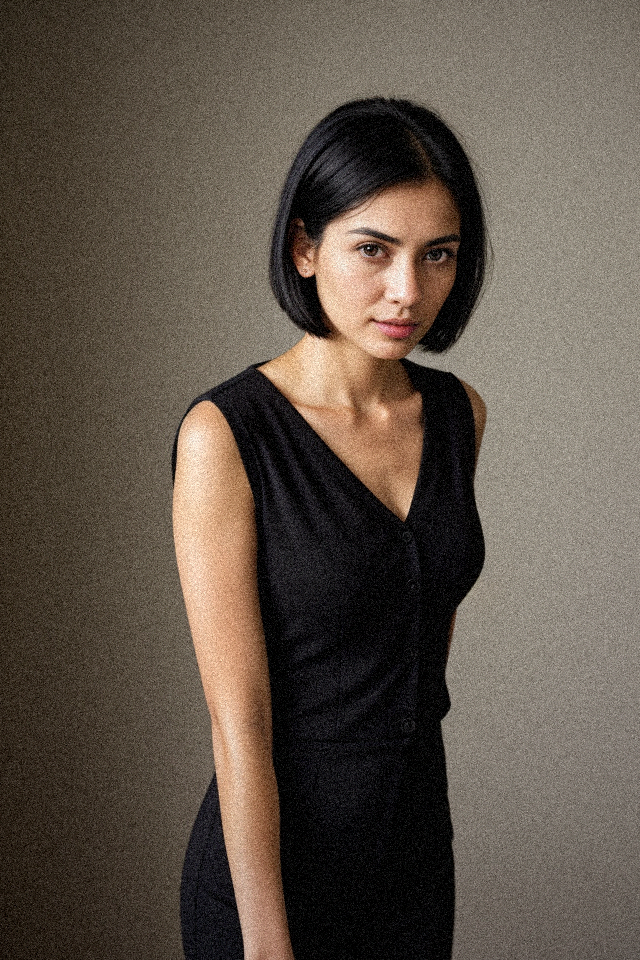
#> input picture img/01_portrait_iris.png, 640 x 960 px
$ python -i face.py   (imports and definitions only)
#> lines starting #> are read from the running program, lines starting #| are printed output that depends on the picture
#> further down, picture is the input picture: PIL image 640x960 RGB; mean R, G, B 94.9, 83.9, 73.1
"""Face detection (OpenCV Haar) — lightweight, no extra downloads."""
import cv2
import numpy as np
from PIL import Image


def detect_face_box(image: Image.Image) -> tuple[int, int, int, int] | None:
    """Return (x, y, w, h) of largest face, or None."""
    arr = np.array(image.convert("RGB"))
    gray = cv2.cvtColor(arr, cv2.COLOR_RGB2GRAY)
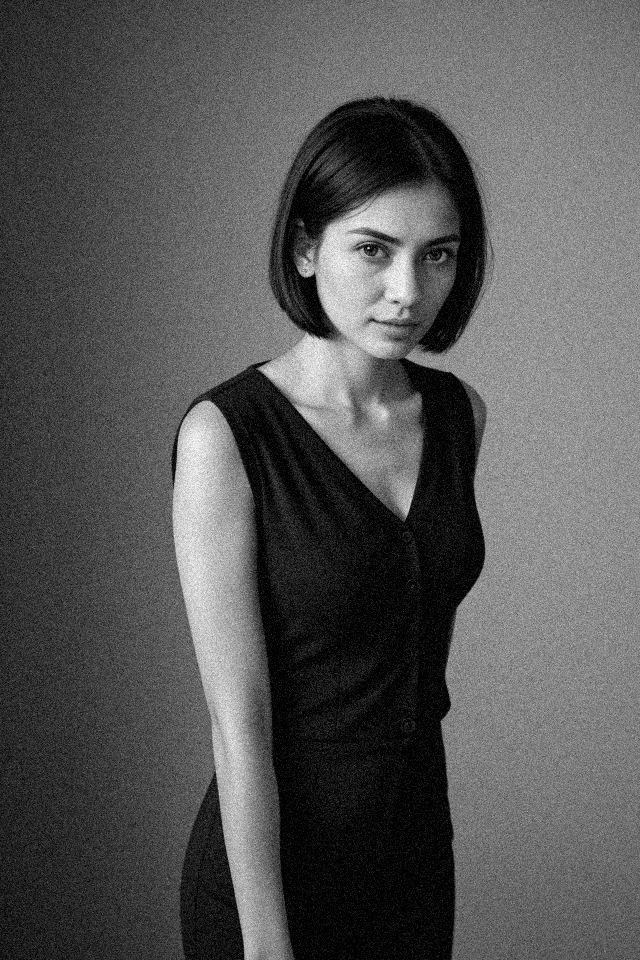
#> gray: shape (960, 640); min 0, max 252, mean 86
    cascade = cv2.CascadeClassifier(
        cv2.data.haarcascades + "haarcascade_frontalface_default.xml"
    )
    faces = cascade.detectMultiScale(
        gray, scaleFactor=1.1, minNeighbors=5, minSize=(60, 60)
    )
#> faces = [[313, 184, 177, 177]]
    if len(faces) == 0:
        return None
    faces = sorted(faces, key=lambda f: f[2] * f[3], reverse=True)
    x, y, w, h = faces[0]
#> x = 313; y = 184; w = 177; h = 177
    return int(x), int(y), int(w), int(h)

>>> from PIL import Image
>>> picture = Image.open('../../../img/01_portrait_iris.png')
>>> result = detect_face_box(picture)
#> result = (313, 184, 177, 177)

$ run again, on img/02_workout_lucas.png
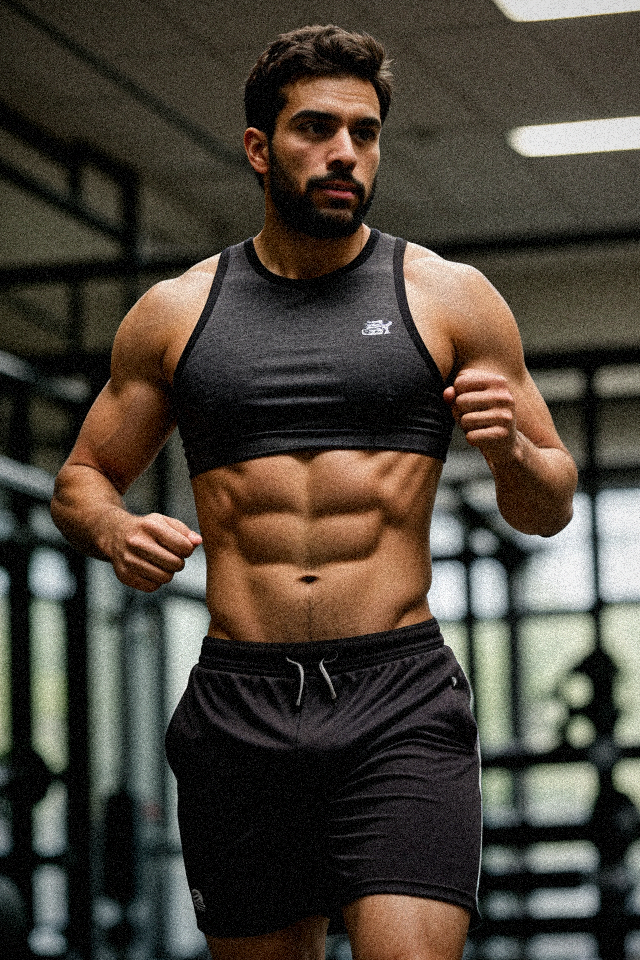
#> input picture img/02_workout_lucas.png, 640 x 960 px
#> picture is the input picture: PIL image 640x960 RGB; mean R, G, B 73.8, 66.7, 57
#> in detect_face_box, `gray = cv2.cvtColor(arr, cv2.COLOR_RGB2GRAY)`:
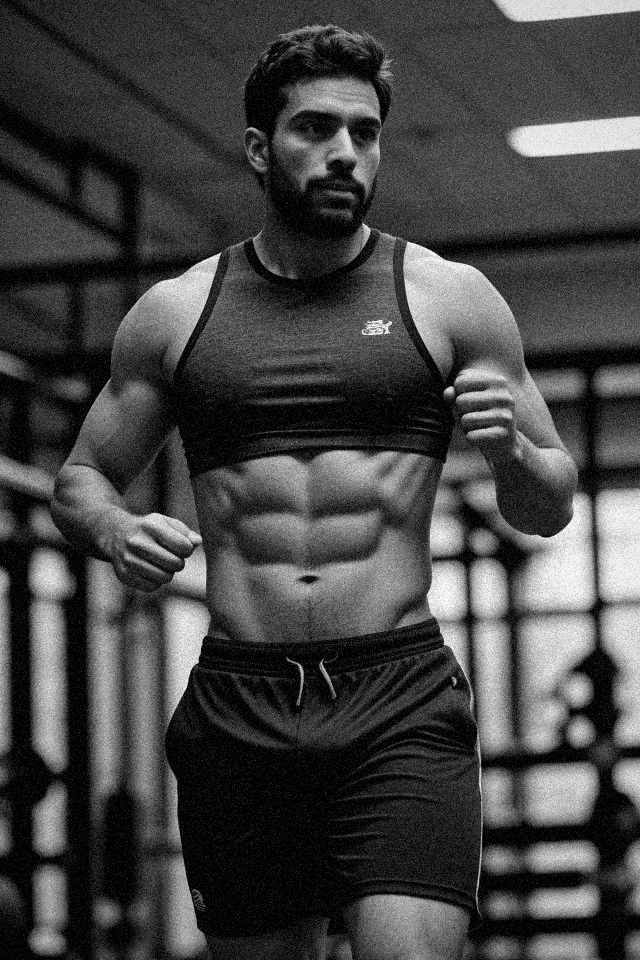
#> gray: shape (960, 640); min 0, max 253, mean 67.7
#> faces = [[263, 71, 154, 154]]
#> x = 263; y = 71; w = 154
#> result = (263, 71, 154, 154)

$ run again, on img/03_beach_sofia.png
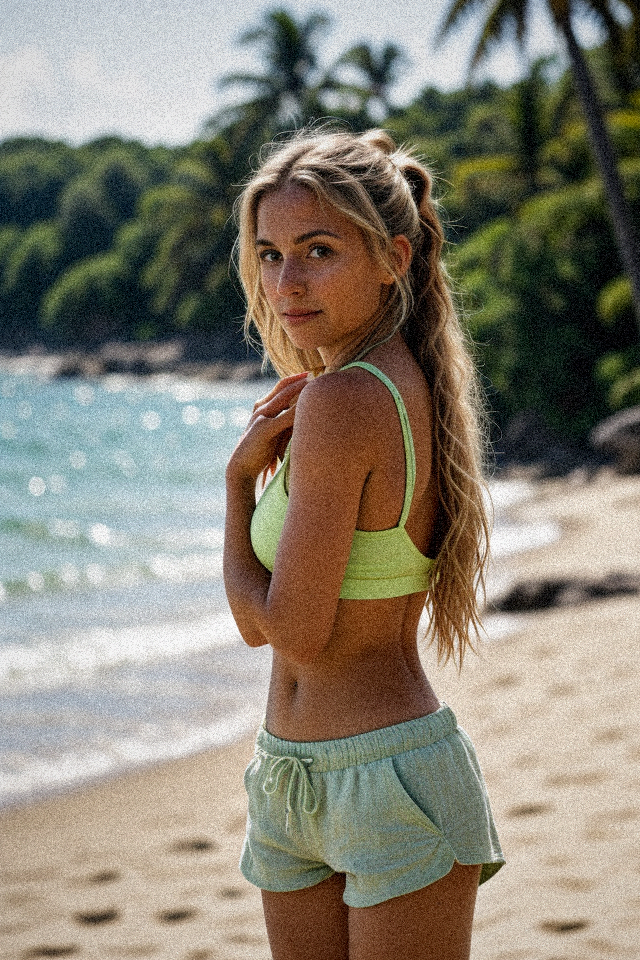
#> input picture img/03_beach_sofia.png, 640 x 960 px
#> picture is the input picture: PIL image 640x960 RGB; mean R, G, B 135.7, 129.9, 116.6
#> in detect_face_box, `gray = cv2.cvtColor(arr, cv2.COLOR_RGB2GRAY)`:
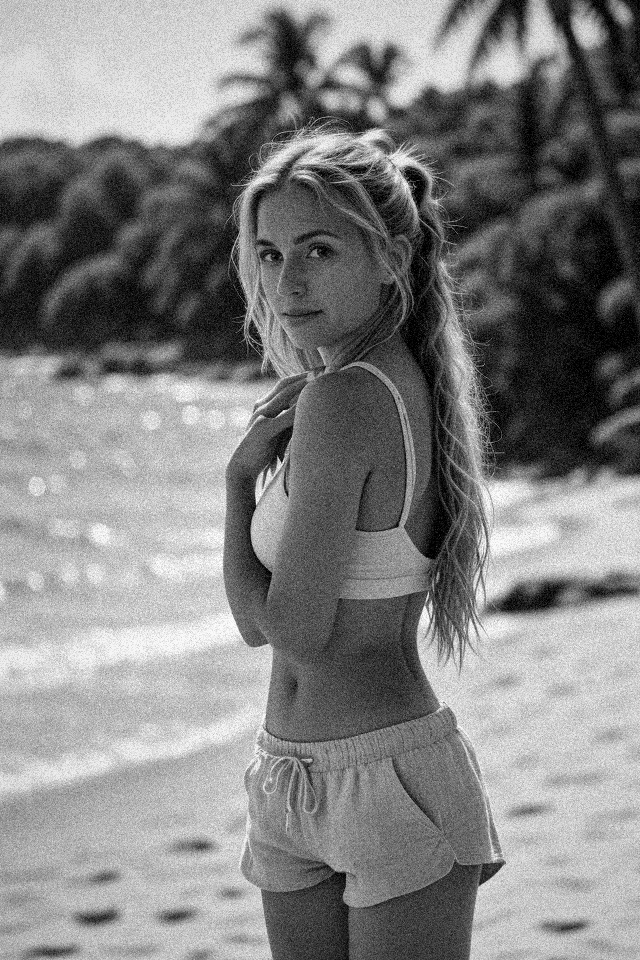
#> gray: shape (960, 640); min 0, max 254, mean 130.1
#> in detect_face_box, `faces = cascade.detectMultiScale( gray, scaleFactor=1.1, minNeighbors=..`: faces = [[192, 379, 71, 71], [225, 201, 136, 136]]
#> in detect_face_box, `faces = sorted(faces, key=lambda f: f[2] * f[3], reverse=True)`: faces = [[225, 201, 136, 136], [192, 379, 71, 71]]
#> x = 225; y = 201; w = 136
#> result = (225, 201, 136, 136)

$ run again, on img/04_portrait_ana.png
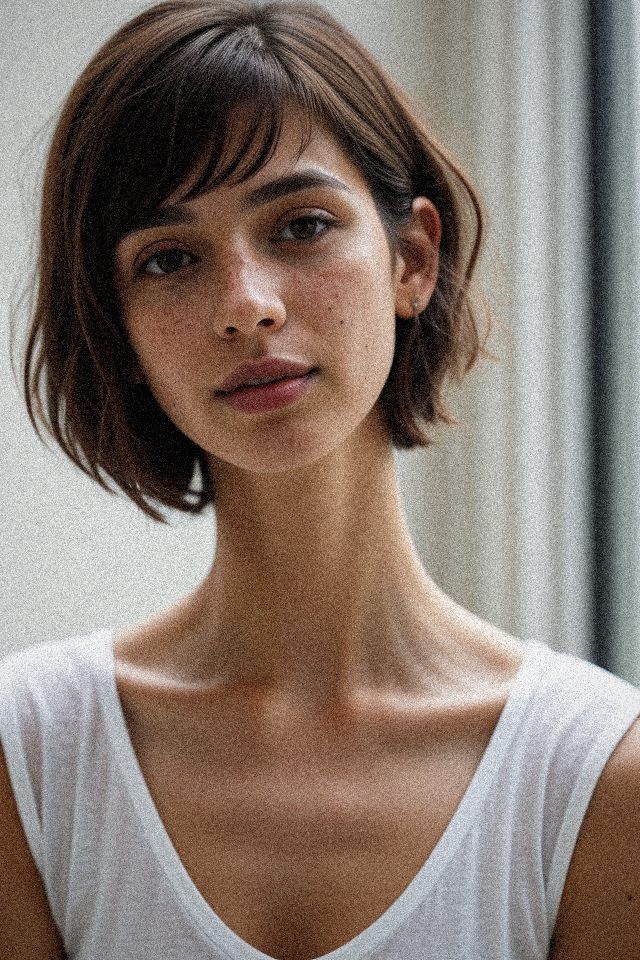
#> input picture img/04_portrait_ana.png, 640 x 960 px
#> picture is the input picture: PIL image 640x960 RGB; mean R, G, B 134.1, 120, 110.8
#> in detect_face_box, `gray = cv2.cvtColor(arr, cv2.COLOR_RGB2GRAY)`:
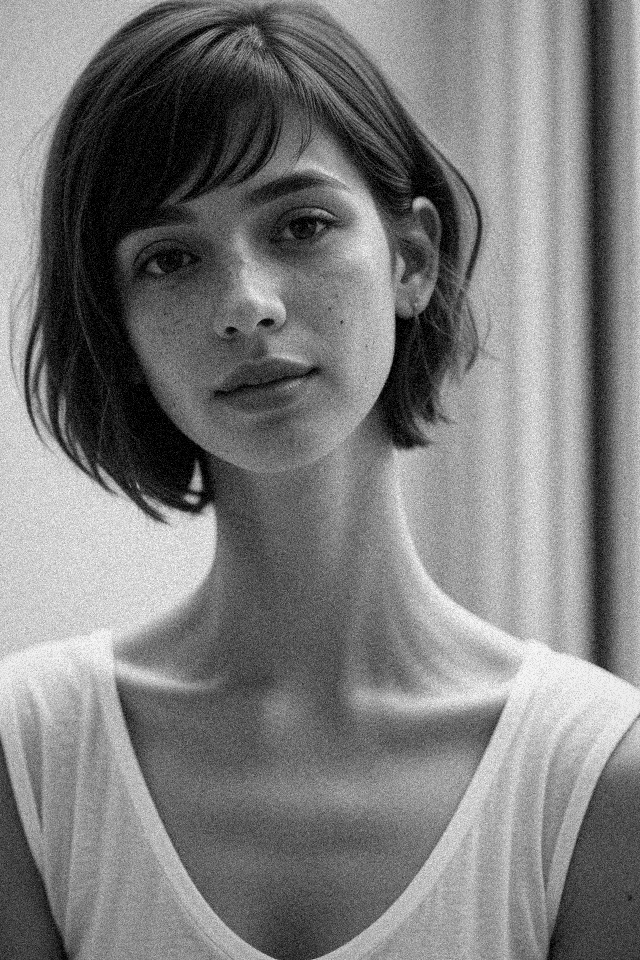
#> gray: shape (960, 640); min 0, max 253, mean 123.2
#> faces = [[56, 103, 376, 376]]
#> x = 56; y = 103; w = 376
#> result = (56, 103, 376, 376)
